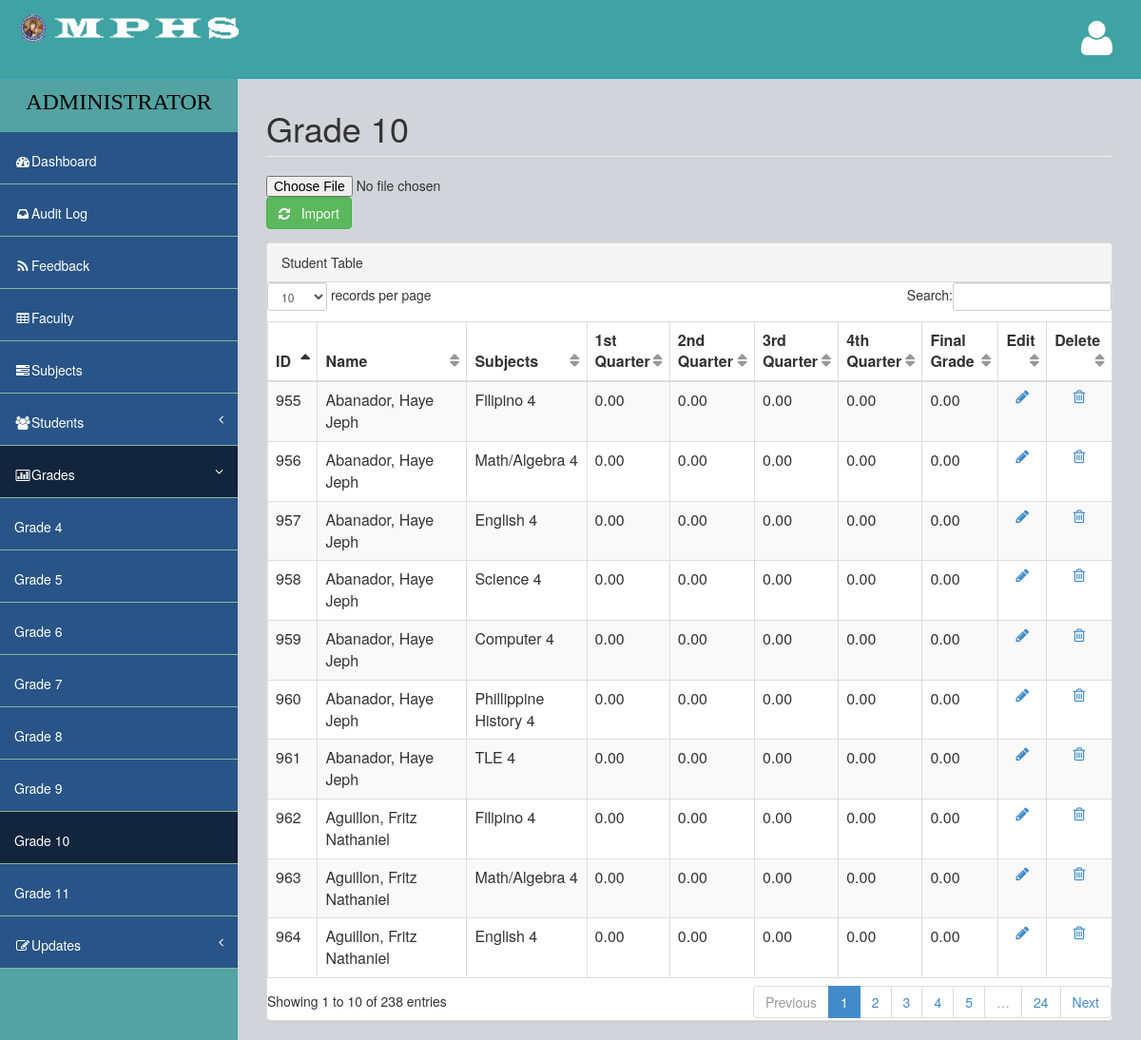
Page /Admin/10_admin_grades.php (signed in) on the committed database.
### tables this page shows
CREATE TABLE `grade_tbl` (
  `gid` int(50) NOT NULL AUTO_INCREMENT,
  `id` int(3) unsigned zerofill NOT NULL DEFAULT '007',
  `grade_id` int(3) unsigned zerofill NOT NULL,
  `id3` int(3) unsigned zerofill NOT NULL DEFAULT '006',
  `section_id` int(3) unsigned zerofill NOT NULL,
  `id4` int(3) unsigned zerofill NOT NULL DEFAULT '005',
  `subject_id` int(3) unsigned zerofill NOT NULL,
  `1stQA` double(5,2) NOT NULL,
  `2ndQA` double(5,2) NOT NULL,
  `3rdQA` double(5,2) NOT NULL,
  `4thQA` double(5,2) NOT NULL,
  PRIMARY KEY (`gid`)
);

### Admin/10_admin_grades.php (the view, shortened to what this page needs)
<?php
include('check.php');
?>
<!DOCTYPE html>
<html>
<head>
	<?php include('link.php'); ?>
</head>
<body>
    <div id="wrapper">
        <nav class="navbar navbar-default navbar-fixed-top" role="navigation" id="navbar">
            <div class="navbar-header">
                <a class="navbar-brand" href="admin.php"><img src="../images/ico/android-icon-48x48.png" alt="logo"><img src="../images/logo.png" alt="logo"></a>
            </div>
            <ul class="nav navbar-top-links navbar-right">
                <li class="dropdown">
                    <a class="dropdown-toggle" data-toggle="dropdown" href="#">
                        <i class="fa fa-user fa-3x"></i>
                    </a>
                </li>
            </ul>
        </nav>
        <nav class="navbar-default navbar-static-side" role="navigation">
            <div class="sidebar-collapse">
                <ul class="nav" id="side-menu">
                    <li>
                        <div class="user-section">
						<center>
                            <div class="user-info">
                            <font face="Verdana" size="5">
                                <div>ADMINISTRATOR</div>
							</font>
                            </div>
						</center>
                        </div>
                    </li>
                    <li>
                        <a href="admin.php"><i class="fa fa-dashboard fa-fw"></i>Dashboard</a>
                    </li>
                    <li>
                        <a href="auditlog.php"><i class="fa fa-inbox fa-fw"></i>Audit Log</a>
                    </li>
                     <li>
                        <a href="feedback.php"><i class="fa fa-rss fa-fw"></i>Feedback</a>
                    </li>
                     <li>
                        <a href="faculty.php"><i class="fa fa-table fa-fw"></i>Faculty</a>
                    </li>
                    <li>
                        <a href="subjects.php"><i class="fa fa-tasks fa-fw"></i>Subjects</a>
                    </li>
                    <li>
                        <a href="#"><i class="fa fa-users fa-fw"></i>Students<span class="fa arrow"></span></a>
                    </li>
                    <li class="active selected a">
                        <a href="#"><i class="fa fa-bar-chart-o fa-fw"></i>Grades<span class="fa arrow"></span></a>
						<ul class="nav nav-second-level">
							<li>
                                <a href="4_admin_grades.php">Grade 4</a>
                            </li>
							<li>
                                <a href="5_admin_grades.php">Grade 5</a>
                            </li>
							<li>
                                <a href="6_admin_grades.php">Grade 6</a>
                            </li>
                            <li>
                                <a href="7_admin_grades.php">Grade 7</a>
                            </li>
                            <li>
                                <a href="8_admin_grades.php">Grade 8</a>
                            </li>
                            <li>
                                <a href="9_admin_grades.php">Grade 9</a>
                            </li>
                            <li class="selected a">
                                <a href="10_admin_grades.php">Grade 10</a>
                            </li>
							<li>
                                <a href="11_admin_grades.php">Grade 11</a>
                            </li>
                        </ul>
                    </li>
					<li>
					<a href="#"><i class="fa fa-edit fa-fw"></i>Updates<span class="fa arrow"></span></a>
					</li>
                </ul>
            </div>
        </nav>
        <div id="page-wrapper">
            <div class="row">
                <div class="col-lg-12">
                    <h1 class="page-header">Grade 10</h1>
                </div>
            </div>
			<form action="import_files/import_grades.php" method="post" name="upload_excel" enctype="multipart/form-data">
                <input type="file" name="file" id="file">
                <button style="outline: none;" class="btn btn-success" type="submit" name="Import" id="submit"> <span class="fa fa-refresh"></span> &nbsp; Import</button>
            </form>
            <div class="row">
                <div class="col-lg-12">
                    <div class="panel panel-default">
                        <div class="panel-heading">
                             Student Table
                        </div>
		<div class="content-loader">
		<table cellspacing="0" width="100%" id="example" class="table table-striped table-hover table-responsive">
        <thead>
        <tr>
		<th>ID</th>
        <th>Name</th>
		<th>Subjects</th>
        <th>1st Quarter</th>
        <th>2nd Quarter</th>
        <th>3rd Quarter</th>
        <th>4th Quarter</th>
		<th>Final Grade</th>
        <th>Edit</th>
        <th>Delete</th>
        </tr>
        </thead>
        <tbody>
        <?php
        require_once 'connection.php';
        $stmt = $db_con->prepare("SELECT DISTINCT b.gid,b.subject_id,a.last_name,a.first_name,d.subject,b.1stQA,b.2ndQA,b.3rdQA,b.4thQA FROM stud_grade_tbl AS a INNER JOIN grade_tbl AS b LEFT JOIN faculty_tbl AS c ON c.subject_id=b.subject_id LEFT JOIN subject_tbl AS d ON d.subject_id=b.subject_id WHERE b.grade_id=a.grade_id && a.section_id = '012'");
        $stmt->execute();
		while($row=$stmt->fetch(PDO::FETCH_ASSOC))
		{
			?>
			<tr>
            <td><?php echo $row['gid']; ?></td>
			<td><?php echo $row['last_name'].", ".$row['first_name']; ?></td>
			<td><?php echo $row['subject']; ?></td>
			<td><?php echo $row['1stQA']; ?></td>
            <td><?php echo $row['2ndQA']; ?></td>
            <td><?php echo $row['3rdQA']; ?></td>
            <td><?php echo $row['4thQA']; ?></td>
			<td><?php
			$avg = ($row['1stQA']+$row['2ndQA']+$row['3rdQA']+$row['4thQA'])/4;
			$english_format_number = number_format($avg, 2, '.', '');
			echo $english_format_number;
			?></td>
			<td align="center">
			<a id="<?php echo $row['gid']; ?>" class="edit-link" href="#" title="Edit">
			<i class="fa fa-pencil"></i>
			</a></td>
			<td align="center">
			<a id="<?php echo $row['gid']; ?>" class="delete-link" href="#" title="Delete">
			<i class="fa fa-trash-o"></i>
            </a></td>
			</tr>
			<?php
		}
		?>
        </tbody>
		</table>
		</div>
        </div>
        </div>
        </div>
        </div>
</body>
</html>

### assets/css/style.css (style rules this page uses)
body { background-color: #f8f8f8; }
#wrapper { width: 100%; margin-top: 55px!important; background-color:#53a3a3; }
#page-wrapper { padding: 0 15px; min-height: 568px; background-color:rgb(209, 212, 216); }
.navbar-static-side ul li { background-color:#295487; !important; }
.navbar-top-links li { display: inline-block; }
.navbar-top-links li:last-child { margin-right: 15px; }
.navbar-top-links li a { padding: 20px; min-height: 50px; }
.arrow { float: right; }
.fa.arrow:before { content: "\f104"; }
.active > a > .fa.arrow:before { content: "\f107"; }
.selected.a { background-color: #12253d; }
.active.selected.a { background-color: #12253d; }
.nav-second-level li, .nav-third-level li { border-bottom: none !important; }
.nav-second-level li a { padding-left: 37px; }
@media (min-width:768px) { .navbar-static-side { z-index: 1; position: absolute; width: 250px; } }
table.dataTable thead .sorting, table.dataTable thead .sorting_asc:after, table.dataTable thead .sorting_desc, table.dataTable thead .sorting_asc_disabled, table.dataTable thead .sorting_desc_disabled { background: transparent; }
table.dataTable thead .sorting_asc:after { content: "\f0de"; float: right; font-family: fontawesome; }
table.dataTable thead .sorting:after { content: "\f0dc"; float: right; font-family: fontawesome; color: rgba(50,50,50,.5); }

### assets/css/main-style.css (style rules this page uses)
.user-info { display: block; color:#000!important; display: inline-block; padding: 15px; margin-bottom: 0px }
.navbar-top-links > li > a { color: #FFFFFF; }
.nav > li > a { padding: 20px 15px; }
#side-menu { background-color:#04B173; }
#side-menu a { color:#fff; border-bottom: 1px solid #84B899 !important; height: 55px; }
.selected { background-color:rgb(83, 163, 163); }
#navbar { background-color:rgb(63, 163, 163); }
.navbar-brand { padding-left:20px; }
.navbar-brand img { height:30px; }
.navbar-default { border-color: #27A6BE; }
@media (min-width:768px) { #page-wrapper { position: inherit; margin: 0 0 0 250px; padding: 0 30px; min-height: 1000px; } }

### Admin/link.php (style rules this page uses)
.user-section { font-size:22px; background-color:rgb(83, 163, 163); }

### rows in the picture
grade_tbl: gid "955", last_name "Abanador", first_name "Haye Jeph", subject "Filipino 4", 1stQA "0.00", 2ndQA "0.00", 3rdQA "0.00", 4thQA "0.00"
grade_tbl: gid "962", last_name "Aguillon", first_name "Fritz Nathaniel", subject "Filipino 4", 1stQA "0.00", 2ndQA "0.00", 3rdQA "0.00", 4thQA "0.00"
grade_tbl: gid "956", last_name "Abanador", first_name "Haye Jeph", subject "Math/Algebra 4", 1stQA "0.00", 2ndQA "0.00", 3rdQA "0.00", 4thQA "0.00"
grade_tbl: gid "963", last_name "Aguillon", first_name "Fritz Nathaniel", subject "Math/Algebra 4", 1stQA "0.00", 2ndQA "0.00", 3rdQA "0.00", 4thQA "0.00"
grade_tbl: gid "957", last_name "Abanador", first_name "Haye Jeph", subject "English 4", 1stQA "0.00", 2ndQA "0.00", 3rdQA "0.00", 4thQA "0.00"
grade_tbl: gid "964", last_name "Aguillon", first_name "Fritz Nathaniel", subject "English 4", 1stQA "0.00", 2ndQA "0.00", 3rdQA "0.00", 4thQA "0.00"
grade_tbl: gid "958", last_name "Abanador", first_name "Haye Jeph", subject "Science 4", 1stQA "0.00", 2ndQA "0.00", 3rdQA "0.00", 4thQA "0.00"
grade_tbl: gid "959", last_name "Abanador", first_name "Haye Jeph", subject "Computer 4", 1stQA "0.00", 2ndQA "0.00", 3rdQA "0.00", 4thQA "0.00"
grade_tbl: gid "960", last_name "Abanador", first_name "Haye Jeph", subject "Phillippine History 4", 1stQA "0.00", 2ndQA "0.00", 3rdQA "0.00", 4thQA "0.00"
grade_tbl: gid "961", last_name "Abanador", first_name "Haye Jeph", subject "TLE 4", 1stQA "0.00", 2ndQA "0.00", 3rdQA "0.00", 4thQA "0.00"
